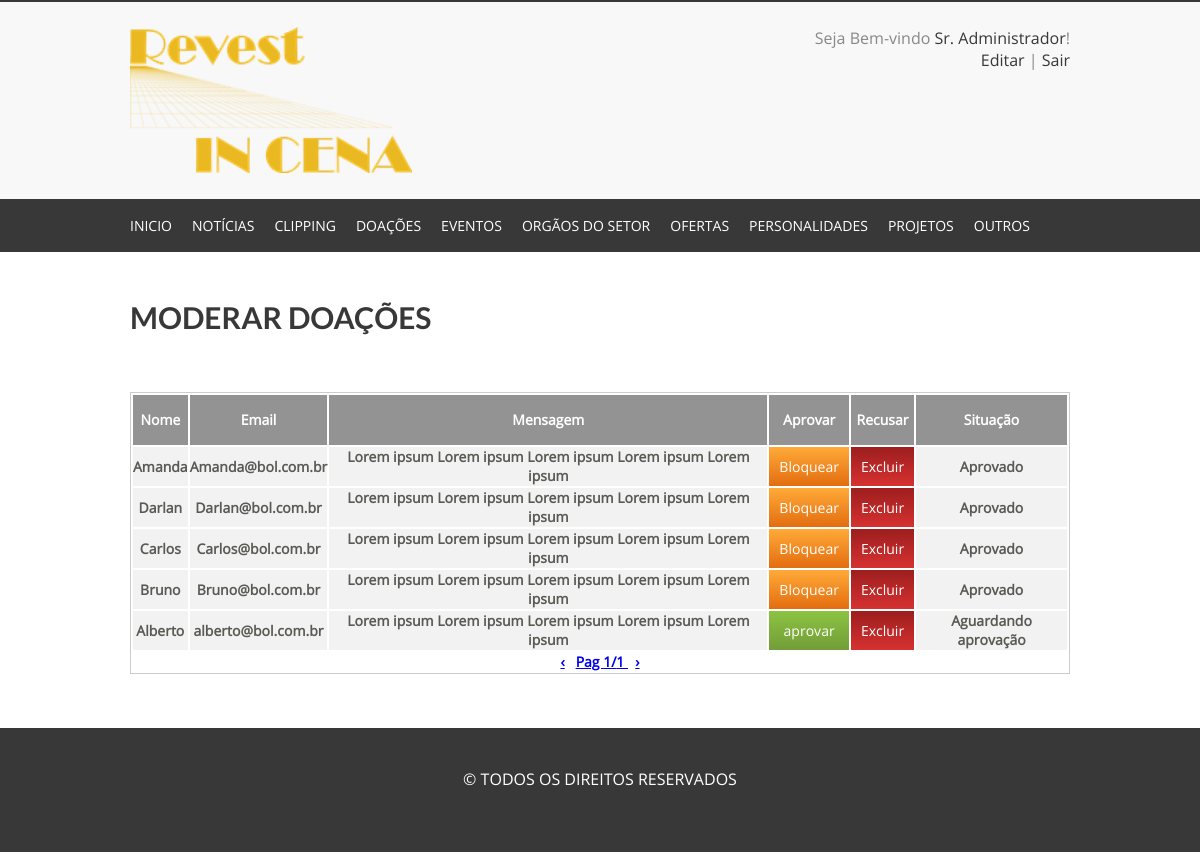
Screenshot of /cms/aprovar_doacao.php (signed in) with the database file from the repository.
### tables this page shows
CREATE TABLE IF NOT EXISTS `usuarios` (
  `id_us` int(11) NOT NULL AUTO_INCREMENT,
  `nome_us` varchar(60) NOT NULL,
  `usuario_us` varchar(32) NOT NULL,
  `email_us` varchar(80) NOT NULL,
  `senha_us` char(40) NOT NULL,
  PRIMARY KEY (`id_us`)
);

CREATE TABLE IF NOT EXISTS `doacao` (
  `id_doacao` int(11) NOT NULL AUTO_INCREMENT,
  `nome` varchar(150) NOT NULL,
  `email` varchar(150) NOT NULL,
  `msg` text NOT NULL,
  `aprovado` int(10) NOT NULL,
  PRIMARY KEY (`id_doacao`)
);

### cms/php/class/usuario.class.php (called while the page is built, shortened)
<?php
	class Usuario
	{
		function CarregarDados($conn, $id){
			$select = mysqli_query($conn, "SELECT * FROM usuarios WHERE id_us=$id");
			if(mysqli_num_rows($select)==1){
				$dados = mysqli_fetch_assoc($select);
				$this->nome = $dados['nome_us'];
			}else{
				return false;
			}
		}
	}
?>

### cms/aprovar_doacao.php (the view, shortened to what this page needs)
<?php
	include_once('php/conn.php');
	mysqli_set_charset($conn, "utf8");
?>
<!DOCTYPE html>
<html lang="pt-br">
	<head>
		<?php include_once('includes/head.php');?>
	</head>
	<body>
		<?php include_once('includes/topo.php');?>
<section class="Centro CentroConteudo">
	<br/>
	<h1 class="TituloPagina">Moderar Doações</h1>
	<div class="CadCat">
		<br/>
    <div class="moderacao">
        <table class="mod" border="0">
            <tbody>
                <tr class="tr1">
                    <td>Nome</td>
                    <td>Email</td>
                    <td>Mensagem </td>
                    <td>Aprovar</td>
                    <td>Recusar</td>
                    <td>Situação</td>
                </tr>
                <?php
					$SelectRows = mysqli_query($conn, "SELECT * FROM doacao");
					$Quant = 10;
					$Rows = mysqli_num_rows($SelectRows);
					$Pgs = ceil($Rows/$Quant);
					if(isset($_GET['pg'])){
						$Page = $_GET['pg'];
						if($Page>0 && is_numeric($Page)==true){
							$Limit = ($Page-1)*$Quant;
						}else{
							$Limit=0;
						}
					}else{
						$Limit=0;
					}
                    $query = "SELECT * FROM doacao ORDER BY id_doacao DESC LIMIT $Limit, $Quant";
                    $executa = mysqli_query($conn, $query);
                        while($dados = mysqli_fetch_array($executa)){
                            $nome = $dados['nome'];
                            $email = $dados['email'];
                            $msg = $dados['msg'];
                            $aprovado = $dados['aprovado'];
                            $id = $dados['id_doacao'];
                ?>
                    <tr class="tr2" >
                        <td><?php echo $nome; ?></td>
                        <td><?php echo $email; ?></td>
                        <td><?php echo $msg; ?></td>
                        <td>
                           <?php if($aprovado == 2){  ?>
                                <input type="button" value="aprovar" class="aprovar" onclick="aprovar(<?php echo $id; ?>)">
                            <?php }else{ ?>
                            <input type="button" value="Bloquear" class="bloqueado" onclick="bloquear(<?php echo $id; ?>)">
                            <?php } ?>
                        </td>
                        <td>
                            <input type="button" value="Excluir" class="recusar" onclick="excluir(<?php echo $id; ?>)">
                        </td>
                        <td>
                           <?php if($aprovado == 2){  ?>
                               Aguardando aprovação
                            <?php }else{ ?>
                             Aprovado
                            <?php } ?>
                        </td>
                    </tr>
                <?php } ?>
				<tr>
					<th colspan="6">
						<?php
							if(isset($_GET['pg']) && is_numeric($_GET['pg'])==true){
								if($_GET['pg']>2){
									echo '<a href="?pg='.($_GET['pg']-1).'">&lsaquo;</a>';
								}else{
									echo '<a href="?pg=1">&lsaquo;</a>';
								}
							}else{
								echo '<a href="?pg=1">&lsaquo;</a>';
							}
						?>
						<?php
							if(isset($_GET['pg']) && is_numeric($_GET['pg'])==true){
								if($_GET['pg']==$Pgs){
									echo '<a href="?pg='.($Pgs).'">';
								}else{
									echo '<a href="?pg='.($_GET['pg']+1).'">';
								}
							}else{
								echo '<a href="?pg=2">';
							}
						?>Pag
								<?php
									if(isset($_GET['pg']) && is_numeric($_GET['pg'])==true){
										echo $_GET['pg'].'/'.$Pgs;
									}else{
										echo '1/'.$Pgs;
									}
								?>
							</a>&nbsp;
						<?php
							if(isset($_GET['pg']) && is_numeric($_GET['pg'])==true){
								if($_GET['pg']==$Pgs){
									echo '<a href="?pg='.($Pgs).'">&rsaquo;</a>';
								}else{
									echo '<a href="?pg='.($_GET['pg']+1).'">&rsaquo;</a>';
								}
							}else{
								echo '<a href="?pg=2">&rsaquo;</a>';
							}
						?>
					</th>
				</tr>
            </tbody>
        </table>
    </div>
		<br/><br/>
	</div>
</section>
		<?php include_once('includes/footer.php');?>
	</body>
</html>

### cms/includes/topo.php (shortened to what this page needs)
<?php
	include_once('php/class/usuario.class.php');
	$Usuario = new Usuario;
	$Usuario->CarregarDados($conn, $_SESSION['id']);
?>
		<header>
			<section class="Centro">
				<a href="../index.php">
					<img src="../imagens/logo.png" alt="Logo" class="Logo"/>
				</a>
				<div class="TopoSair">
					Seja Bem-vindo <a href="config.php?m=3"><?php echo $Usuario->nome;?></a>!<br/>
					<a href="config.php?m=3">Editar</a> | <a href="php/sair.php">Sair</a>
				</div>
				<div class="esp"></div>
			</section>
		</header>
		<nav>
			<section class="Centro">
				<ul class="ListaMenu">
					<li>
						<a href="index.php">Inicio</a>
					</li>
					<li>
						<a href="#">Notícias</a>
					</li>
					<li>
						<a href="#">Clipping</a>
					</li>
                    <li>
						<a href="#">Doações</a>
					</li>
					<li>
						<a href="#">Eventos</a>
					</li>
					<li>
						<a href="#">Orgãos do Setor</a>
					</li>
					<li>
						<a href="#">Ofertas</a>
					</li>
					<li>
						<a href="#">Personalidades</a>
					</li>
					<li>
						<a href="#">Projetos</a>
					</li>
					<li>
						<a href="#">Outros</a>
					</li>
				</ul>
				<div class="esp"></div>
			</section>
		</nav>

### cms/css/style.css (style rules this page uses)
* { padding: 0; margin: 0; font-family: OpenSans; outline: none; }
.esp { width: 100%; height: 1px; clear: both; }
header { width: 100%; height: auto; padding: 25px 0; background: #f8f8f8; border-top: 2px solid #383838; }
.Centro { width: 940px; height: auto; margin: auto; position: relative; }
.Logo { width: 30%; float: left; height: auto; }
.TopoSair { width: 30%; height: auto; float: right; text-align: right; font-size: 16px; color: #888; }
.TopoSair a { font-size: 16px; color: #383838; text-decoration: none; }
nav { background: #383838; width: 100%; height: auto; padding: 15px 0; }
.ListaMenu { list-style: none; }
.ListaMenu li { float: left; margin-right: 20px; text-align: left; position: relative; }
.ListaMenu li a { font-size: 14px; text-transform: uppercase; color: #FFF; text-decoration: none; padding-top: 5px; border-top: 2px solid transparent; }
.CentroConteudo { min-height: 400px; }
.TituloPagina { font-family: LatoBold; font-weight: 100; color: #383838; text-transform: uppercase; padding: 25px 0; font-size: 30px; }
.CadCat { padding: 10px 0; }
.CadCat .moderacao { width: 100%; height: auto; }
.CadCat .moderacao .mod { width:100%; border:1px solid #ccc; font-family: Calibri; font-size: 14px; font-weight:bold; }
.CadCat .moderacao .tr1 { background:#939393; color:#fff; height:50px; text-align: center; border-radius:10px; }
.CadCat .moderacao .tr2 { background:#f2f2f2; color:#585a54; height:30px; text-align: center; font-size:17px; }
.CadCat .moderacao .tr2 .recusar { background: linear-gradient(#9d1e1e,#d63131); background: -webkit-linear-gradient(#9d1e1e,#d63131); border: none; font-size: 14px; cursor: pointer; width: 100%; color: #fff; padding: 10px; }
.CadCat .moderacao .tr2 .aprovar { background: linear-gradient(#8cc342,#729d38); background: -webkit-linear-gradient(#8cc342,#729d38); border: none; font-size: 14px; cursor: pointer; width: 100%; color: #fff; padding: 10px; }
.CadCat .moderacao .tr2 .bloqueado { background: linear-gradient(#ffaa38,#e36d10); background: -webkit-linear-gradient(#ffaa38,#e36d10); border: none; font-size: 14px; cursor: pointer; width: 100%; color: #fff; padding: 10px; }
.CadCat .moderacao .tr2 td { font-size:14px; }

### rows the page displays
usuarios: nome_us "Sr. Administrador"
doacao: nome "Amanda", email "Amanda@bol.com.br", msg "Lorem ipsum Lorem ipsum Lorem ipsum Lorem ipsum Lorem ipsum", aprovado "Aprovado"
doacao: nome "Darlan", email "Darlan@bol.com.br", msg "Lorem ipsum Lorem ipsum Lorem ipsum Lorem ipsum Lorem ipsum", aprovado "Aprovado"
doacao: nome "Carlos", email "Carlos@bol.com.br", msg "Lorem ipsum Lorem ipsum Lorem ipsum Lorem ipsum Lorem ipsum", aprovado "Aprovado"
doacao: nome "Bruno", email "Bruno@bol.com.br", msg "Lorem ipsum Lorem ipsum Lorem ipsum Lorem ipsum Lorem ipsum", aprovado "Aprovado"
doacao: nome "Alberto", email "alberto@bol.com.br", msg "Lorem ipsum Lorem ipsum Lorem ipsum Lorem ipsum Lorem ipsum", aprovado "Aguardando aprovação"

### other values shown
$Pgs "1"
